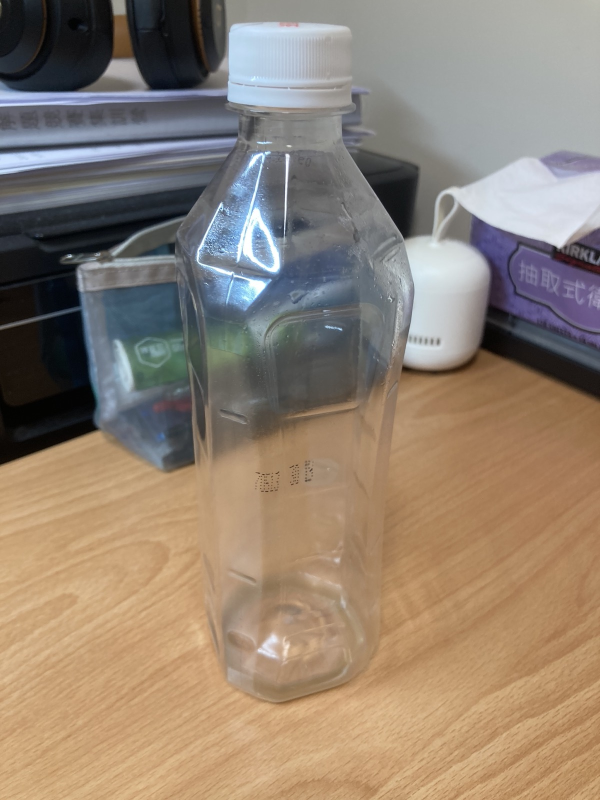
#> input picture dataset/images/IMG_8930.jpg, 1200 x 1600 px (shown at 1/2 size); its folder holds 4 pictures in this run
$ python train_hog_svm.py
#> lines starting #> are read from the running program, lines starting #| are printed output that depends on the picture
### scripts/common.py
from __future__ import annotations

from dataclasses import dataclass
from pathlib import Path
from typing import Iterable

import cv2
import numpy as np


IMAGE_EXTS = {".jpg", ".jpeg", ".png", ".bmp"}
HOG_WINDOW_SIZE = (128, 128)


@dataclass(frozen=True)
class Box:
    x1: int
    y1: int
    x2: int
    y2: int

    # [7 lines left out: function clip, not called in this run]

    @property
    def area(self) -> int:
        return max(0, self.x2 - self.x1) * max(0, self.y2 - self.y1)


def iter_images(image_dir: Path) -> list[Path]:
    return sorted(p for p in image_dir.iterdir() if p.suffix.lower() in IMAGE_EXTS)


def label_path_for(image_path: Path, labels_dir: Path) -> Path:
    return labels_dir / f"{image_path.stem}.txt"


def read_yolo_boxes(label_path: Path, image_width: int, image_height: int) -> list[Box]:
    if not label_path.exists():
        return []

    boxes: list[Box] = []
    for raw in label_path.read_text().splitlines():
        line = raw.strip()
        if not line:
            continue
        parts = line.split()
        if len(parts) != 5:
            raise ValueError(f"Bad label line in {label_path}: {line}")
        class_id, cx, cy, w, h = parts
        if int(class_id) != 0:
            continue
        cx_f, cy_f, w_f, h_f = map(float, (cx, cy, w, h))
        bw = w_f * image_width
        bh = h_f * image_height
        x1 = int(round(cx_f * image_width - bw / 2))
        y1 = int(round(cy_f * image_height - bh / 2))
        x2 = int(round(cx_f * image_width + bw / 2))
        y2 = int(round(cy_f * image_height + bh / 2))
        box = Box(x1, y1, x2, y2).clip(image_width, image_height)
        if box.area > 0:
            boxes.append(box)
    return boxes


# [42 lines left out: functions write_yolo_boxes, iou, non_max_suppression, not called in this run]


def make_hog() -> cv2.HOGDescriptor:
    return cv2.HOGDescriptor(
        _winSize=HOG_WINDOW_SIZE,
        _blockSize=(16, 16),
        _blockStride=(8, 8),
        _cellSize=(8, 8),
        _nbins=9,
    )


def preprocess_crop(crop: np.ndarray) -> np.ndarray:
    resized = cv2.resize(crop, HOG_WINDOW_SIZE, interpolation=cv2.INTER_AREA)
    gray = cv2.cvtColor(resized, cv2.COLOR_BGR2GRAY)
    return cv2.equalizeHist(gray)

### scripts/train_hog_svm.py
from __future__ import annotations

import argparse
import json
import random
from pathlib import Path

import cv2
import numpy as np
from tqdm import tqdm

from common import Box, HOG_WINDOW_SIZE, iou, iter_images, label_path_for, make_hog, preprocess_crop, read_yolo_boxes


def parse_args() -> argparse.Namespace:
    parser = argparse.ArgumentParser(description="Train an OpenCV HOG + linear SVM drink cup detector.")
    parser.add_argument("--images", type=Path, default=Path("dataset/images"))
    parser.add_argument("--labels", type=Path, default=Path("dataset/labels"))
    parser.add_argument("--model", type=Path, default=Path("models/cup_hog_svm.yml"))
    parser.add_argument("--negatives-per-image", type=int, default=40)
    parser.add_argument("--hard-negative-rounds", type=int, default=1)
    parser.add_argument("--hard-negatives-per-image", type=int, default=20)
    parser.add_argument("--hard-negative-step", type=int, default=32)
    parser.add_argument("--seed", type=int, default=42)
    return parser.parse_args()


def random_negative_boxes(width: int, height: int, positives: list[Box], count: int) -> list[Box]:
    boxes: list[Box] = []
    attempts = 0
    while len(boxes) < count and attempts < count * 80:
        attempts += 1
        crop_h = random.randint(max(80, height // 8), max(100, height // 2))
        crop_w = int(crop_h * random.uniform(0.8, 1.25))
        if crop_w >= width or crop_h >= height:
            continue
        x1 = random.randint(0, width - crop_w)
        y1 = random.randint(0, height - crop_h)
        candidate = Box(x1, y1, x1 + crop_w, y1 + crop_h)
        if all(iou(candidate, pos) < 0.05 for pos in positives):
            boxes.append(candidate)
    return boxes


# [73 lines left out: functions train_svm, mine_hard_negatives, not called in this run]


def main() -> None:
    args = parse_args()
    random.seed(args.seed)
    np.random.seed(args.seed)
    args.model.parent.mkdir(parents=True, exist_ok=True)

    hog = make_hog()
    features: list[np.ndarray] = []
    targets: list[int] = []
    positive_count = 0
    negative_count = 0

    image_paths = iter_images(args.images)
    if not image_paths:
        raise SystemExit(f"No images found in {args.images}")

    for image_path in tqdm(image_paths, desc="Extract HOG features"):
        image = cv2.imread(str(image_path))
#> image is the input picture: shape (1600, 1200, 3); mean B, G, R 114.6, 130.1, 145.5
        if image is None:
            continue
        height, width = image.shape[:2]
#> height = 1600; width = 1200
        boxes = read_yolo_boxes(label_path_for(image_path, args.labels), width, height)
#> boxes = []

        for box in boxes:
            crop = image[box.y1 : box.y2, box.x1 : box.x2]
            if crop.size == 0:
                continue
            features.append(hog.compute(preprocess_crop(crop)).ravel())
            targets.append(1)
            positive_count += 1

            flipped = cv2.flip(crop, 1)
            features.append(hog.compute(preprocess_crop(flipped)).ravel())
            targets.append(1)
            positive_count += 1
#> after the loop, features = []; positive_count = 0; targets = []

        for box in random_negative_boxes(width, height, boxes, args.negatives_per_image):
            crop = image[box.y1 : box.y2, box.x1 : box.x2]
            features.append(hog.compute(preprocess_crop(crop)).ravel())
            targets.append(-1)
            negative_count += 1
#> this loop made 40 passes
#> pass 1, in main, `crop = image[box.y1 : box.y2, box.x1 : box.x2]`:
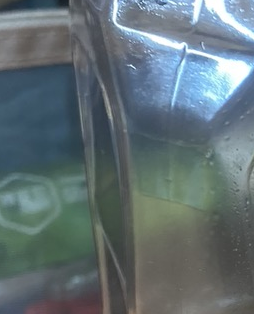
#> crop: shape (314, 254, 3); mean B, G, R 116.5, 112.1, 97.5
#> pass 1, in preprocess_crop, `resized = cv2.resize(crop, HOG_WINDOW_SIZE, interpolation=cv2.INTER_AR..`:
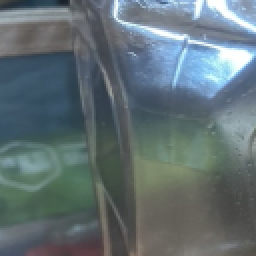
#> resized: shape (128, 128, 3) (shown 2 times larger); mean B, G, R 116.5, 112.1, 97.5
#> pass 1, in preprocess_crop, `gray = cv2.cvtColor(resized, cv2.COLOR_BGR2GRAY)`:
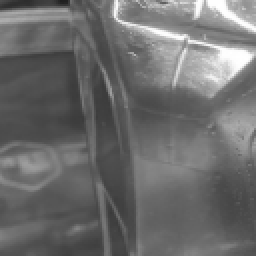
#> gray: shape (128, 128) (shown 2 times larger); min 31, max 255, mean 108.2
#> pass 2, in main, `crop = image[box.y1 : box.y2, box.x1 : box.x2]`:
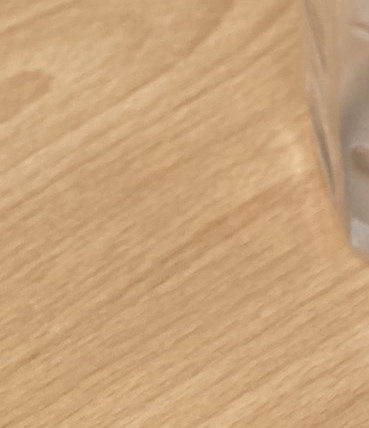
#> crop: shape (428, 369, 3); mean B, G, R 121.5, 162.8, 200.9
#> after the loop:
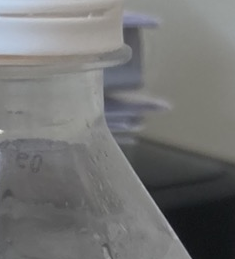
#> crop: shape (259, 235, 3); mean B, G, R 115.4, 115.8, 115.6
#> after the loop, features = 40 items; negative_count = 40; targets = 40 values from -1 to -1
#> pass 2 of the loop in main, `for image_path in tqdm(image_paths, desc="Extract HOG features"):`:
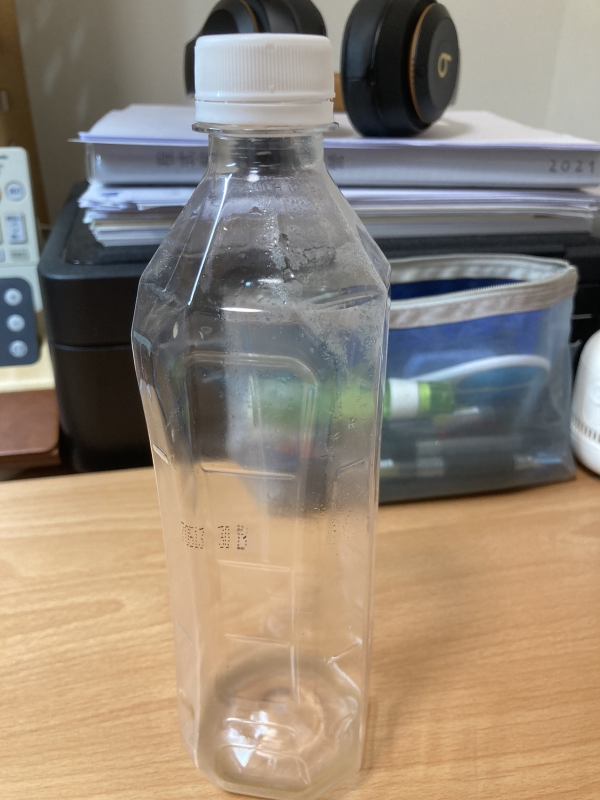
#> input picture dataset/images/IMG_8931.jpg, 1200 x 1600 px (shown at 1/2 size)
#> in main, image is the input picture: shape (1600, 1200, 3); mean B, G, R 118.8, 133.6, 146.9
#> after the loop in main, `for box in boxes:`: positive_count = 0
#> the loop in main, `for box in random_negative_boxes(width, height, boxes, args.negatives_..` made 40 passes
#> pass 1, in preprocess_crop (call 41), `gray = cv2.cvtColor(resized, cv2.COLOR_BGR2GRAY)`:
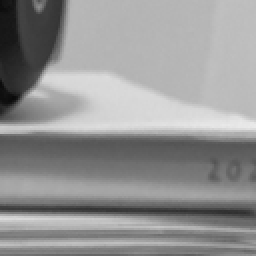
#> gray: shape (128, 128) (shown 2 times larger); min 10, max 233, mean 147.5
#> after the loop in main, `for box in random_negative_boxes(width, height, boxes, args.negatives_..`:
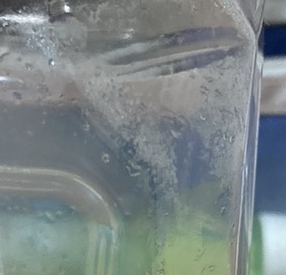
#> crop: shape (275, 286, 3); mean B, G, R 133.3, 132.5, 122.7
#> after the loop in main, `for box in random_negative_boxes(width, height, boxes, args.negatives_..`: features = 80 items; negative_count = 80; targets = 80 values from -1 to -1
#> pass 3 of the loop in main, `for image_path in tqdm(image_paths, desc="Extract HOG features"):`:
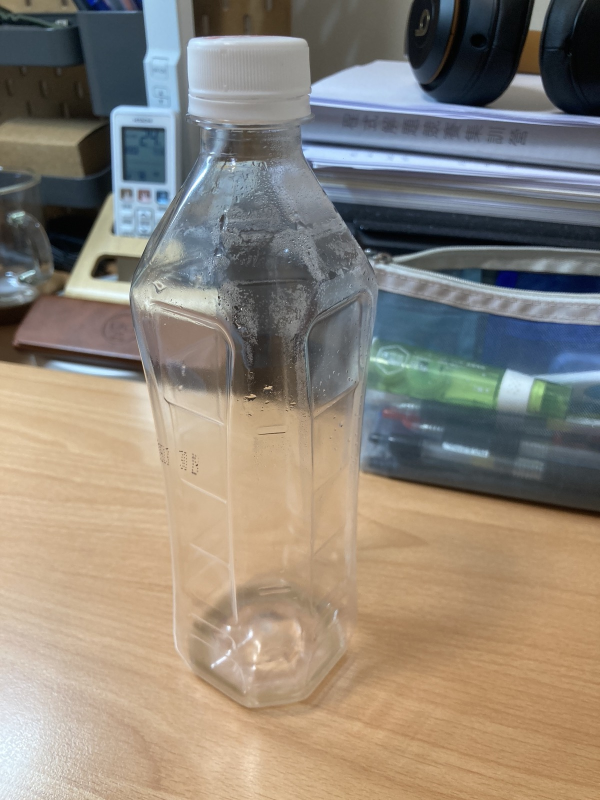
#> input picture dataset/images/IMG_8932.jpg, 1200 x 1600 px (shown at 1/2 size)
#> in main, image is the input picture: shape (1600, 1200, 3); mean B, G, R 121.3, 133.1, 142.2
#> after the loop in main, `for box in boxes:`: positive_count = 0
#> the loop in main, `for box in random_negative_boxes(width, height, boxes, args.negatives_..` made 40 passes
#> pass 1, in preprocess_crop (call 81), `gray = cv2.cvtColor(resized, cv2.COLOR_BGR2GRAY)`:
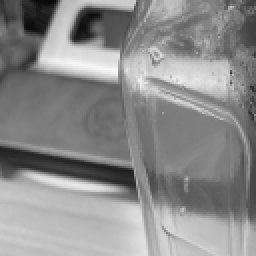
#> gray: shape (128, 128) (shown 2 times larger); min 7, max 248, mean 140
#> after the loop in main, `for box in random_negative_boxes(width, height, boxes, args.negatives_..`:
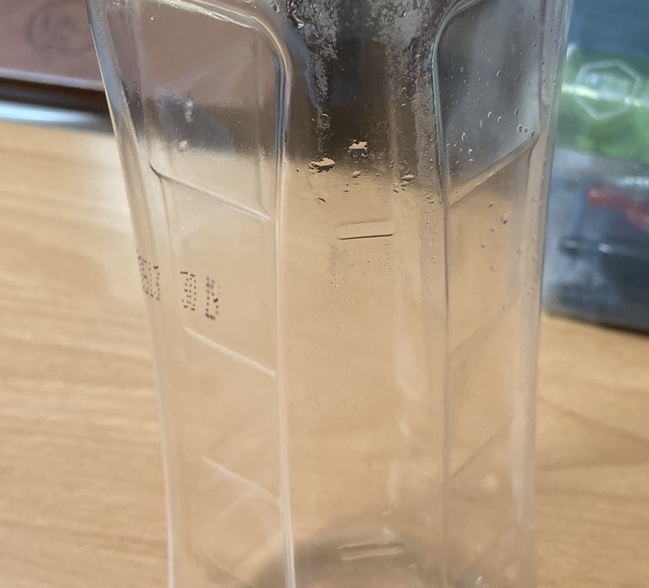
#> crop: shape (588, 649, 3); mean B, G, R 129.4, 152, 170.6
#> after the loop in main, `for box in random_negative_boxes(width, height, boxes, args.negatives_..`: features = 120 items; negative_count = 120; targets = 120 values from -1 to -1
#> the loop made 4 passes; the first 3 are shown

    if positive_count == 0:
#> (the run stopped early here; a loop or call above may not have finished)
